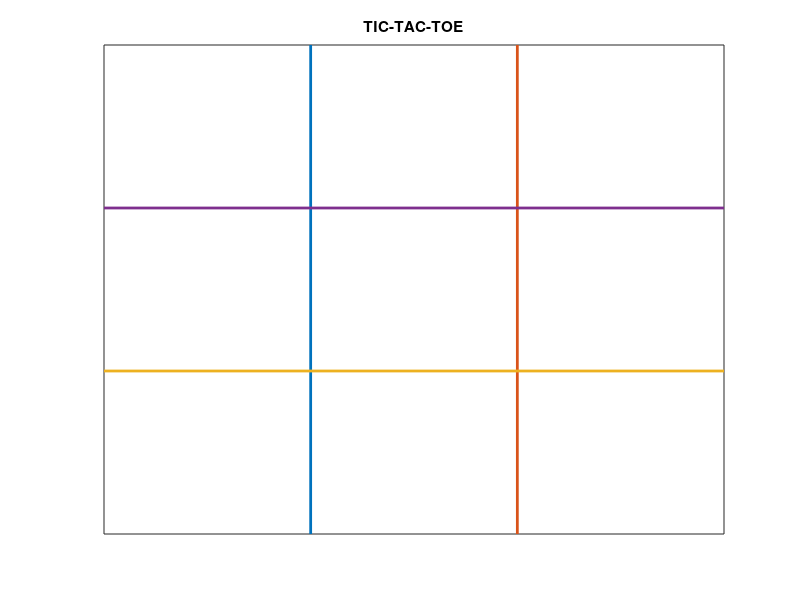

This chart was generated by the following MATLAB code:
function makeGrid

figure(1);
axis([0 9 0 9]);
set(gca,'XTick',[],'YTick',[]);
box on;
hold on;
plot([3 3],[0 9],'LineWidth',2);
plot([6 6],[0 9],'LineWidth',2);
plot([0 9],[3 3],'LineWidth',2);
plot([0 9],[6 6],'LineWidth',2);
title('TIC-TAC-TOE');

end